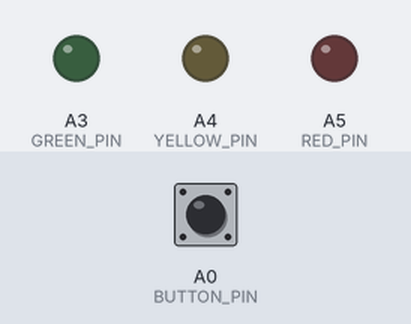
The sketch below on a simulated Arduino Uno, built with avr-gcc and run on an emulated ATmega328P. Parts: output pins drawn as LEDs (lit = HIGH). Inputs (shaded band) come from the test bench; at power-on: A0 (BUTTON_PIN) HIGH.

Above: at 1.2 s.
1.3 s: A0 (BUTTON_PIN) pulled LOW for 0.15 s
At 1.9 s:
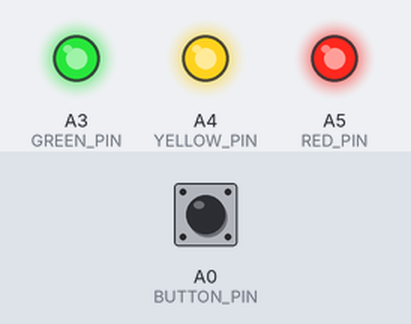
2.9 s: A0 (BUTTON_PIN) pulled LOW for 1 s
At 4.3 s:
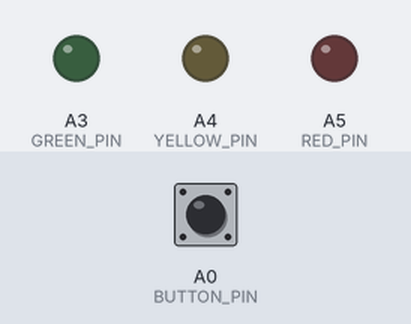
5.4 s: A0 (BUTTON_PIN) pulled LOW for 3.2 s
At 6.2 s:
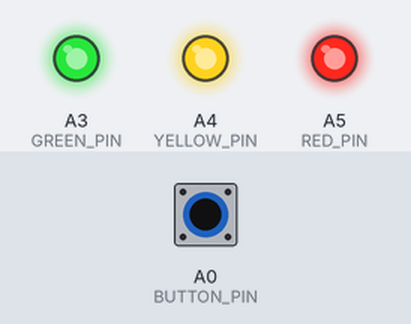
Timing chart, 0 to 8.4 s (numbered marks = the images above; inputs shaded):
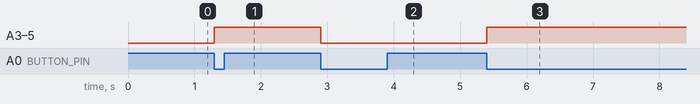

The sketch:

ButtonToggle.ino
```cpp
const int RED_PIN = A5;
const int YELLOW_PIN = A4;
const int GREEN_PIN = A3;
const int BUTTON_PIN = A0;

bool ledOn = false;
int lastButton = HIGH;

void setup() {
  pinMode(RED_PIN, OUTPUT);
  pinMode(YELLOW_PIN, OUTPUT);
  pinMode(GREEN_PIN, OUTPUT);
  // 버튼 한쪽은 A0, 다른 쪽은 GND에 연결 (내부 풀업 사용)
  pinMode(BUTTON_PIN, INPUT_PULLUP);
}

void loop() {
  int button = digitalRead(BUTTON_PIN);

  if (button != lastButton) {
    // 떼어져 있다가 눌린 순간에만 상태를 바꿈
    if (button == LOW) {
      ledOn = !ledOn;
      digitalWrite(RED_PIN, ledOn);
      digitalWrite(YELLOW_PIN, ledOn);
      digitalWrite(GREEN_PIN, ledOn);
    }
    delay(50);  // 누를 때와 뗄 때의 버튼 떨림(채터링) 무시
  }

  lastButton = button;
}
```

Measured:
- after the input at 1.3 s, A3 (GREEN_PIN), A4 (YELLOW_PIN), A5 (RED_PIN): LOW → HIGH at once
- after the input at 2.9 s, A3 (GREEN_PIN), A4 (YELLOW_PIN), A5 (RED_PIN): HIGH → LOW at once
- after the input at 5.4 s, A3 (GREEN_PIN), A4 (YELLOW_PIN), A5 (RED_PIN): LOW → HIGH at once
